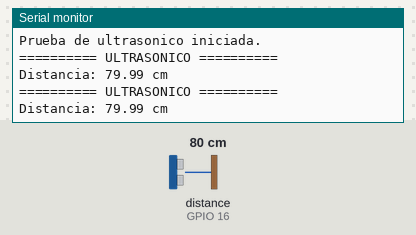
Bench run of a sketch on a simulated ESP32. Shown: the last lines printed to the serial monitor. Wiring (inferred from the names in the program): ultrasonic range finder: trigger GPIO 17; echo GPIO 16. Inputs (shaded band) come from the test bench; at power-on: distance to the obstacle (sensor on GPIO 16) 80 cm. The echo pulse lasts 58.3 µs per cm.

Above: at 1.8 s.
1.9 s: distance to the obstacle (sensor on GPIO 16) set to 2 cm
At 2.7 s:
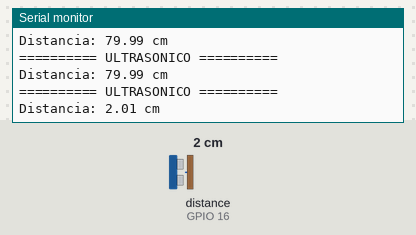
3.4 s: distance to the obstacle (sensor on GPIO 16) set to 4 cm
At 4.3 s:
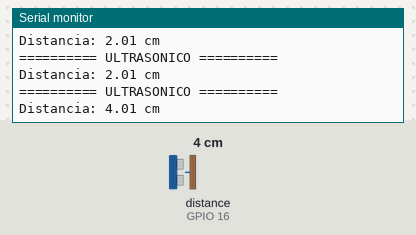
Timing chart, 0 to 6.4 s (numbered marks = the images above; inputs shaded):
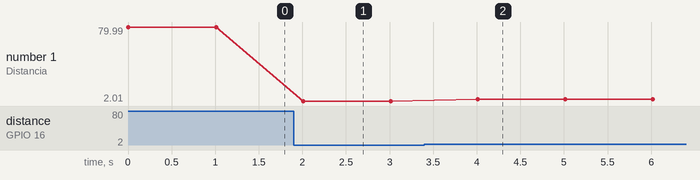

The sketch:

05_Prueba_Ultrasonico.ino
```cpp
/*
  PRUEBA DE SENSOR ULTRASONICO - ESP32

  Conexiones:
  Ultrasónico Ucc             -> 5V
  Ultrasónico Gnd             -> GND
  Ultrasónico Trig_RX_SCL_I/O -> P17
  Ultrasónico Echo_TX_SDA     -> P16 con divisor de voltaje

  IMPORTANTE:
  No conectes Echo_TX_SDA directo a P16 si tu sensor entrega 5V.
*/

#define PIN_TRIG 17
#define PIN_ECHO 16

float medirDistanciaCM() {
  digitalWrite(PIN_TRIG, LOW);
  delayMicroseconds(3);
  digitalWrite(PIN_TRIG, HIGH);
  delayMicroseconds(10);
  digitalWrite(PIN_TRIG, LOW);

  long duracion = pulseIn(PIN_ECHO, HIGH, 30000);
  if (duracion == 0) {
    return -1;
  }

  float distancia = duracion * 0.0343 / 2.0;
  return distancia;
}

void setup() {
  Serial.begin(115200);
  pinMode(PIN_TRIG, OUTPUT);
  pinMode(PIN_ECHO, INPUT);
  Serial.println("Prueba de ultrasonico iniciada.");
}

void loop() {
  float distancia = medirDistanciaCM();

  Serial.println("========== ULTRASONICO ==========");
  if (distancia < 0) {
    Serial.println("Sin lectura. Revisa TRIG, ECHO, GND y divisor de voltaje.");
  } else {
    Serial.print("Distancia: ");
    Serial.print(distancia);
    Serial.println(" cm");
  }

  delay(1000);
}
```

Measured:
- after the input at 1.9 s, the serial monitor: prints a new line after 0.11 s (image 1)
- after the input at 3.4 s, the serial monitor: prints a new line after 0.61 s (image 2)
- plotted number 1: 79.99 → 2.01 after the input at 1.9 s, 2.01 → 4.01 after the input at 3.4 s
